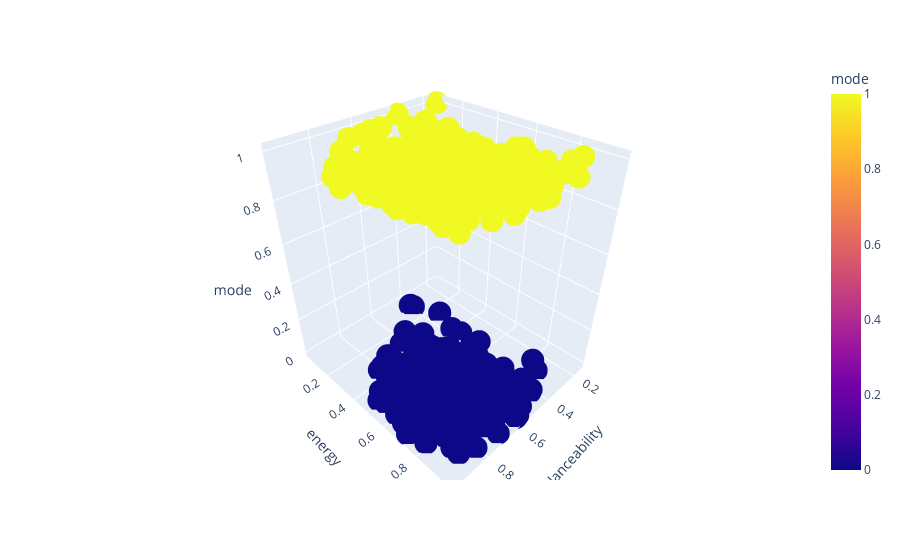

Write notebook code for a chart like this one.
### Markdown cell above
It seems that we don't have a good visualisation of the different caracteristics with the mode, so let's plot it in 3D. But instead we'll use the library plotly.

### Code cell
import plotly.express as px
fig = px.scatter_3d(df, x="danceability", y="energy", z="mode", color="mode")
fig.show()

### Figure 1 — Plotly figure (JSON) as saved in the notebook; plotly's stock layout.template omitted (floating-point values rounded to 4 significant figures; data arrays with more than 128 entries replaced by an {"elided": "..."} marker saying what was removed)
{"data": [{"hovertemplate": "danceability=%{x}<br>energy=%{y}<br>mode=%{marker.color}<extra></extra>", "legendgroup": "", "marker": {"color": {"elided": "750 int values"}, "coloraxis": "coloraxis", "symbol": "circle"}, "mode": "markers", "name": "", "scene": "scene", "showlegend": false, "type": "scatter3d", "x": {"elided": "750 float values"}, "y": {"elided": "750 float values"}, "z": {"elided": "750 int values"}}], "layout": {"coloraxis": {"colorbar": {"title": {"text": "mode"}}, "colorscale": [[0, "#0d0887"], [0.1111, "#46039f"], [0.2222, "#7201a8"], [0.3333, "#9c179e"], [0.4444, "#bd3786"], [0.5556, "#d8576b"], [0.6667, "#ed7953"], [0.7778, "#fb9f3a"], [0.8889, "#fdca26"], [1, "#f0f921"]]}, "legend": {"tracegroupgap": 0}, "margin": {"t": 60}, "scene": {"domain": {"x": [0, 1], "y": [0, 1]}, "xaxis": {"title": {"text": "danceability"}}, "yaxis": {"title": {"text": "energy"}}, "zaxis": {"title": {"text": "mode"}}}}}
